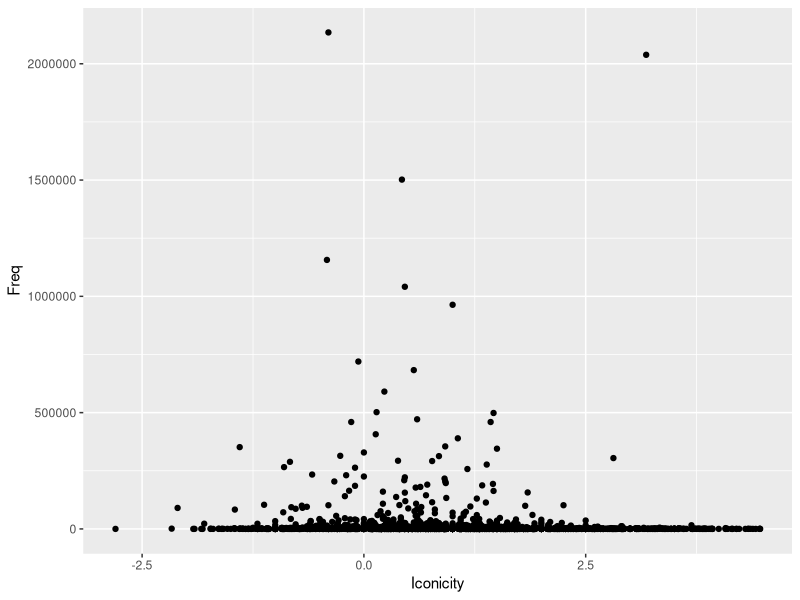
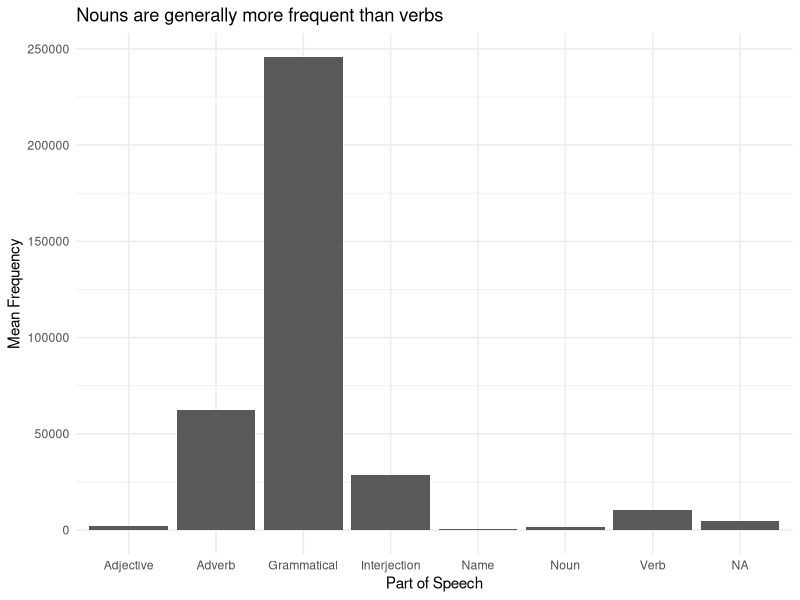
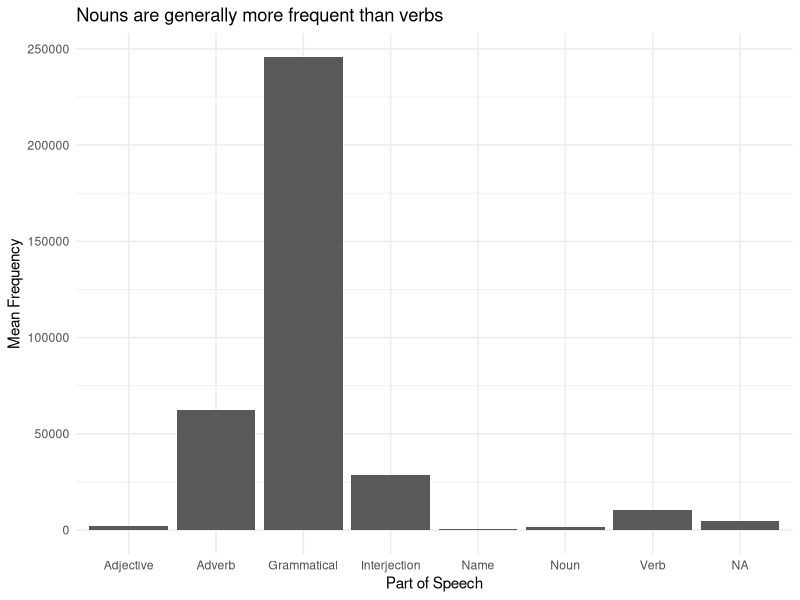

The R source for these figures, in order:
## ---- chunk 1
# Load necessary libraries
library(tidyverse)

# Load the dataset
data <- read.csv("perry_winter_2017_iconicity.csv")
ggplot(data, aes(x=Iconicity, y=Freq)) +
  geom_point()
## ---- chunk 2
# Group the data by Part of Speech (POS) and calculate the mean frequency
grouped_data <- data %>% 
  group_by(POS) %>%
  summarise(mean_freq = mean(Freq, na.rm = TRUE))
## ---- chunk 3
# Create the plot using ggplot2
ggplot(data=grouped_data, aes(x = POS, y = mean_freq)) +
  geom_bar(stat = "identity") +
  ggtitle("Nouns are generally more frequent than verbs") +
  xlab("Part of Speech") +
  ylab("Mean Frequency") +
  theme_minimal()
## ---- chunk 4
# Save the plot as a PNG file
ggsave("POS_vs_Frequency.png")
